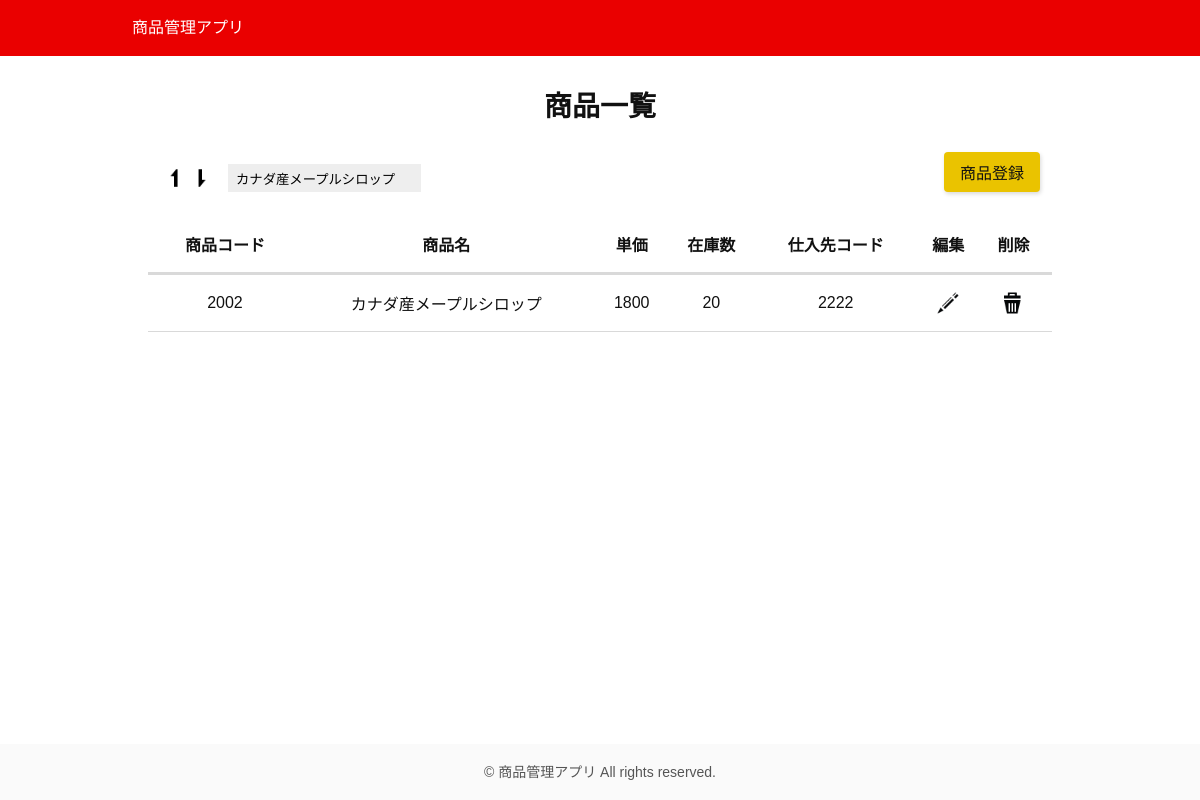
Screenshot of /read.php?keyword=カナダ産メープルシロップ with the database file from the repository.
### tables this page shows
CREATE TABLE `products` (
  `id` int(11) NOT NULL,
  `product_code` int(11) NOT NULL,
  `product_name` varchar(50) NOT NULL,
  `price` int(11) NOT NULL,
  `stock_quantity` int(11) NOT NULL,
  `vendor_code` int(11) NOT NULL,
  `updated_at` datetime NOT NULL DEFAULT current_timestamp() ON UPDATE current_timestamp()
);

### read.php (the view, shortened to what this page needs)
<?php
$dsn = 'mysql:dbname=heroku_75814d82bc1c32f;host=us-cdbr-east-06.cleardb.net;charset=utf8mb4';
$user = 'b1510a63bbc774';
$password = 'd6d23bf7';
try {
    $pdo = new PDO($dsn, $user, $password);
    if (isset($_GET['order'])) {
        $order = $_GET['order'];
    } else {
        $order = NULL;
    }
    if (isset($_GET['keyword'])) {
        $keyword = $_GET['keyword'];
    } else {
        $keyword = NULL;
    }
    if ($order === 'desc') {
        $sql_select = 'SELECT * FROM products WHERE product_name LIKE :keyword ORDER BY updated_at DESC';
    } else {
        $sql_select = 'SELECT * FROM products WHERE product_name LIKE :keyword ORDER BY updated_at ASC';
    }
    $stmt_select = $pdo->prepare($sql_select);
    $partial_match = "%{$keyword}%";
    $stmt_select->bindValue(':keyword', $partial_match, PDO::PARAM_STR);
    $stmt_select->execute();
    $products = $stmt_select->fetchALL(PDO::FETCH_ASSOC);
} catch (PDOException $e) {
    exit($e->getMessage());
}
?>
<!DOCTYPE html>
<html lang="ja">
<head>
    <link rel="stylesheet" href="css/style.css">
</head>
<body>
    <header>
        <nav>
            <a href="index.php">商品管理アプリ</a>
        </nav>
    </header>
    <main>
        <article class="products">
            <h1>商品一覧</h1>
            <div class="products-ui">
                <div>
                    <a href="read.php?order=desc&keyword=<?= $keyword ?>">
                        <img src="images/desc.png" alt="降順に並び替え"　class="sort-img">
                    </a>
                    <a href="read.php?order=asc&keyword=<?= $keyword ?>">
                        <img src="images/asc.png" alt="昇順に並び替え"　class="sort-img">
                    </a>
                    <form action="read.php" method="get" class="search-form">
                        <input type="text" class="search-box" placeholder="商品名で検索" name="keyword" value="<?= $keyword?>">
                    </form>
                </div>
                <a href="create.php" class="btn">商品登録</a>
            </div>
            <table class="products-table">
                <tr>
                    <th>商品コード</th>
                    <th>商品名</th>
                    <th>単価</th>
                    <th>在庫数</th>
                    <th>仕入先コード</th>
                    <th>編集</th>
                    <th>削除</th>
                </tr>
                <?php
                foreach ($products as $product) {
                    $table_row = "
                    <tr>
                    <td>{$product['product_code']}</td>
                    <td>{$product['product_name']}</td>
                    <td>{$product['price']}</td>
                    <td>{$product['stock_quantity']}</td>
                    <td>{$product['vendor_code']}</td>
                    <td><a href='update.php?id={$product['id']}'><img src='images/edit.png' alt='編集' class='edit-icon'></a></td>
                    <td><a href='delete.php?id={$product['id']}'><img src='images/delete.png' alt='削除' class='delete-icon'></a></td>
                    </tr>
                    ";
                    echo $table_row;
                }
                ?>
            </table>
        </article>
    </main>
    <footer>
        <p class="copyright">&copy; 商品管理アプリ All rights reserved.</p>
    </footer>
</body>
</html>

### css/style.css (style rules this page uses)
body { margin: 0; font-family: "Noto Sans JP", sans-serif; color: #111; }
header { height: 3.5rem; background-color: #ea0000; }
nav { max-width: 960px; margin: 0 auto; line-height: 3.5rem; }
a { transition: 0.3s; }
nav a { margin-left: 0.75rem; color: #fff; text-decoration: none; }
main { max-width: 960px; margin: 0 auto; text-align: center; }
.btn { display: inline-block; padding: 0.5rem 1rem; color: #111; text-decoration: none; background-color: #eac300; border-radius: 4px; box-shadow: 1px 2px 4px rgb(0 0 0 / 15%); }
footer { height: 3.5rem; background-color: #fafafa; }
.copyright { margin: 0; font-size: 0.875rem; line-height: 3.5rem; color: #555; text-align: center; }
.products { box-sizing: border-box; min-height: calc(100vh - 7rem); padding: 1.75rem; }
.products h1 { margin: 0 0 1.75rem; font-size: 1.75rem; }
.products-ui { display: flex; align-items: flex-end; justify-content: space-between; padding: 0 0.75rem; margin-bottom: 1.5rem; }
.products-ui div { display: flex; align-items: flex-end; }
a img { height: 1.75rem; vertical-align: top; }
.search-form { margin-left: 0.75rem; }
.search-box { box-sizing: border-box; max-width: 300px; height: 1.75rem; padding: 0.25rem 0.5rem; background: #eee; border: none; outline: 0; }
.products-table { width: 100%; margin: 0 auto; word-break: break-all; border-collapse: collapse; }
.products-table tr { border-bottom: solid 1px #d9d9d9; }
.products-table tr:first-child { border-bottom: solid 3px #d9d9d9; }
.products-table th, .products-table td { padding: 1rem 0.75rem 1rem 0; text-align: center; }
.products-table th:first-child, .products-table td:first-child { padding: 1rem 0.75rem; text-align: center; }
.edit-icon, .delete-icon { height: 1.5rem; vertical-align: top; }

### rows the page displays
products: product_code "2002", product_name "カナダ産メープルシロップ", price "1800", stock_quantity "20", vendor_code "2222"
